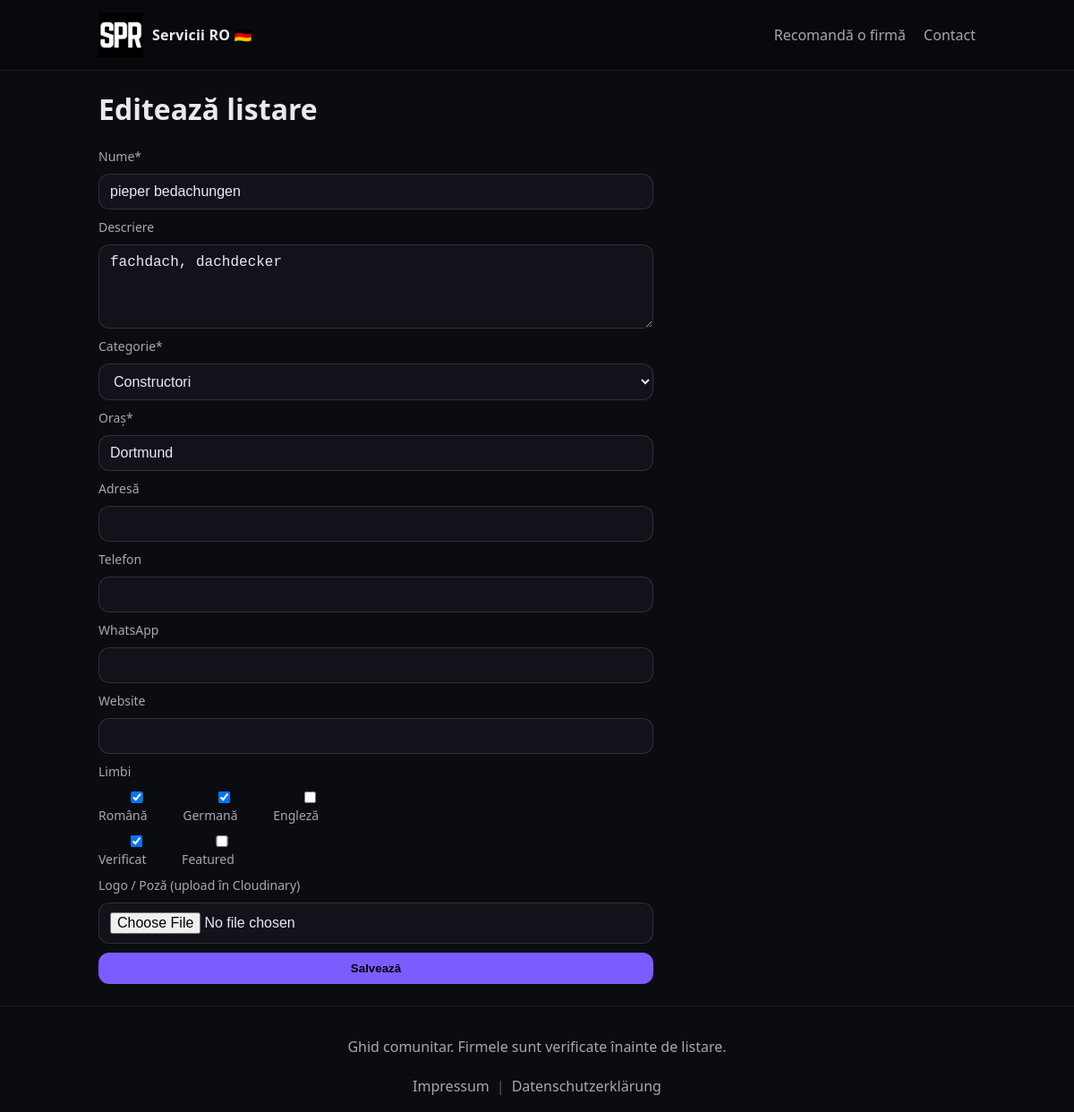
Page /control-9f3a7/listings/3/edit (signed in) on the committed database.
### app/models.py (models this page shows)
class Listing(db.Model):
    id = db.Column(db.Integer, primary_key=True)
    name = db.Column(db.String(200), nullable=False)
    slug = db.Column(db.String(240), nullable=False, unique=True)
    description = db.Column(db.Text, nullable=True)
    category_id = db.Column(db.Integer, db.ForeignKey("category.id"), nullable=False)
    city_id = db.Column(db.Integer, db.ForeignKey("city.id"), nullable=False)
    address = db.Column(db.String(255), nullable=True)
    phone = db.Column(db.String(80), nullable=True)
    whatsapp = db.Column(db.String(80), nullable=True)
    phone_key = db.Column(db.String(30), nullable=True, unique=True, index=True)
    whatsapp_key = db.Column(db.String(30), nullable=True, unique=True, index=True)
    website = db.Column(db.String(255), nullable=True)
    languages = db.Column(db.String(50), nullable=True)  # "ro,de,en"
    verified = db.Column(db.Boolean, default=False)
    featured = db.Column(db.Boolean, default=False)
    image_url = db.Column(db.String(500), nullable=True)  # Cloudinary URL
    created_at = db.Column(db.DateTime, default=datetime.utcnow)
    updated_at = db.Column(db.DateTime, default=datetime.utcnow, onupdate=datetime.utcnow)
    category = db.relationship("Category")
    city = db.relationship("City")

class Category(db.Model):
    id = db.Column(db.Integer, primary_key=True)
    name = db.Column(db.String(120), nullable=False, unique=True)
    slug = db.Column(db.String(140), nullable=False, unique=True)

class City(db.Model):
    id = db.Column(db.Integer, primary_key=True)
    name = db.Column(db.String(120), nullable=False)
    slug = db.Column(db.String(140), nullable=False, unique=True)
    state = db.Column(db.String(120), nullable=True)
    lat = db.Column(db.Float, nullable=True)
    lng = db.Column(db.Float, nullable=True)

### app/admin/routes.py (the view, shortened to what this page needs)
@admin_bp.route("/listings/<int:listing_id>/edit", methods=["GET", "POST"])
@admin_required
def listings_edit(listing_id: int):
    item = Listing.query.get_or_404(listing_id)
    categories = Category.query.order_by(Category.name.asc()).all()
    return render_template(
        "admin/listing_form.html",
        categories=categories,
        item=item,
        languages_from_str=languages_from_str
    )

### app/admin/routes.py (called while the page is built, shortened)
def admin_required(fn):
    @wraps(fn)
    def wrapper(*args, **kwargs):
        if not session.get("is_admin"):
            return redirect(url_for("admin.login", next=request.path))
        return fn(*args, **kwargs)
    return wrapper

@admin_bp.before_app_request
def setup_cloudinary():
    from flask import current_app
    cfg = current_app.config
    if cfg.get("CLOUDINARY_URL"):
        cloudinary.config(cloudinary_url=cfg["CLOUDINARY_URL"])

### app/public/routes.py (called while the page is built)
@public_bp.app_context_processor
def inject_globals():
    return {
        "all_categories": Category.query.order_by(Category.name.asc()).all(),
        "all_cities": City.query.order_by(City.name.asc()).all(),
        "languages_from_str": languages_from_str
    }

### app/utils.py (called while the page is built)
def languages_from_str(s: str | None) -> list[str]:
    if not s:
        return []
    return [x for x in s.split(",") if x]

### app/templates/admin/listing_form.html (shortened to what this page needs)
{% extends "base.html" %}
{% block content %}
  <h1>{% if item %}Editează{% else %}Creează{% endif %} listare</h1>
  <form class="form" method="post" enctype="multipart/form-data">
    <label>Nume*</label>
    <input name="name" required value="{{ item.name if item else '' }}"/>
    <label>Descriere</label>
    <textarea name="description" rows="4">{{ item.description if item and item.description else '' }}</textarea>
    <label>Categorie*</label>
    <select name="category_id" required>
      {% for c in categories %}
        <option value="{{ c.id }}" {% if item and item.category_id == c.id %}selected{% endif %}>{{ c.name }}</option>
      {% endfor %}
    </select>
    <label>Oraș*</label>
    <input
      name="city_name"
      placeholder="ex: 31655 Stadthagen"
      value="{{ item.city.name if item and item.city else '' }}"
      required/>
    <label>Adresă</label>
    <input name="address" value="{{ item.address if item and item.address else '' }}"/>
    <label>Telefon</label>
    <input name="phone" value="{{ item.phone if item and item.phone else '' }}"/>
    <label>WhatsApp</label>
    <input name="whatsapp" value="{{ item.whatsapp if item and item.whatsapp else '' }}"/>
    <label>Website</label>
    <input name="website" value="{{ item.website if item and item.website else '' }}"/>
    <label>Limbi</label>
    {% set langs = languages_from_str(item.languages) if item else [] %}
    <div class="checks">
      <label><input type="checkbox" name="languages" value="ro" {% if 'ro' in langs %}checked{% endif %}/> Română</label>
      <label><input type="checkbox" name="languages" value="de" {% if 'de' in langs %}checked{% endif %}/> Germană</label>
      <label><input type="checkbox" name="languages" value="en" {% if 'en' in langs %}checked{% endif %}/> Engleză</label>
    </div>
    <div class="checks">
      <label><input type="checkbox" name="verified" {% if item and item.verified %}checked{% endif %}/> Verificat</label>
      <label><input type="checkbox" name="featured" {% if item and item.featured %}checked{% endif %}/> Featured</label>
    </div>
    <label>Logo / Poză (upload în Cloudinary)</label>
    <input type="file" name="image" accept="image/*"/>
    <button type="submit">Salvează</button>
  </form>
{% endblock %}

### app/static/css/style.css (style rules this page uses)
:root { --bg:#0b0c10; --card:#12131a; --text:#e9e9ef; --muted:#a7a7b3; --accent:#7c5cff; --danger:#ff4d4d; }
* { box-sizing:border-box; }
html, body { height:100%; }
body { margin:0; font-family: ui-sans-serif, system-ui, -apple-system, Segoe UI, Roboto, Arial; background:var(--bg); color:var(--text); min-height:100vh; display:flex; flex-direction:column; }
.search input, .search select, .search button, .form input, .form select, .form textarea, .filters input, .filters select { width:100%; padding:10px 12px; border-radius:12px; border:1px solid rgba(255,255,255,.12); background:var(--card); color:var(--text); font-size:16px; }
.search button, .form button, button { background:var(--accent); border:none; cursor:pointer; font-weight:700; padding:10px 12px; border-radius:12px; }
.form { display:grid; gap:10px; max-width:620px; }
.form label { font-size:14px; color:var(--muted); }
.checks { display:flex; gap:16px; flex-wrap:wrap; align-items:center; }

### rows in the picture
Listing: name "pieper bedachungen", description "fachdach, dachdecker", category_id "Constructori", verified "☑"
City: city_name "Dortmund"
